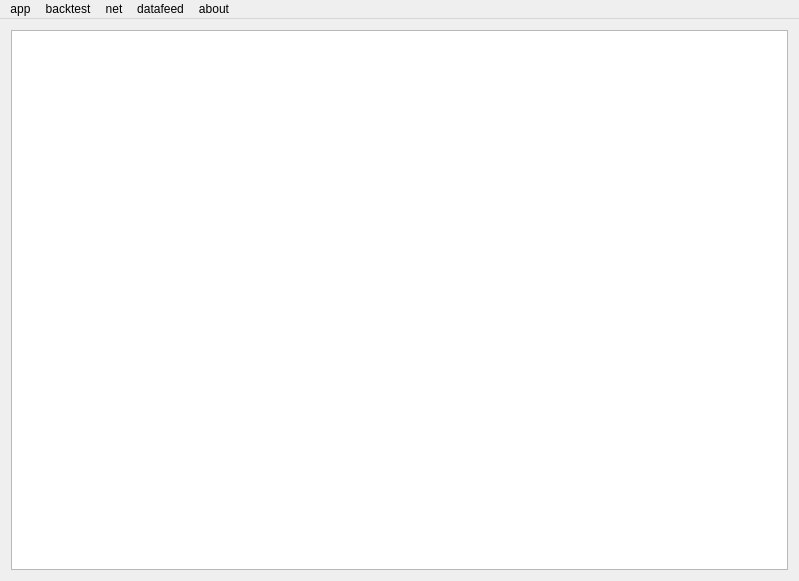
<?xml version="1.0" encoding="UTF-8"?>
<ui version="4.0">
 <class>MainWindow</class>
 <widget class="QMainWindow" name="MainWindow">
  <property name="geometry">
   <rect>
    <x>0</x>
    <y>0</y>
    <width>799</width>
    <height>581</height>
   </rect>
  </property>
  <property name="windowTitle">
   <string>MainWindow</string>
  </property>
  <widget class="QWidget" name="centralWidget">
   <layout class="QVBoxLayout" name="verticalLayout">
    <item>
     <widget class="QTableWidget" name="tableWidget"/>
    </item>
   </layout>
  </widget>
  <widget class="QMenuBar" name="menuBar">
   <property name="geometry">
    <rect>
     <x>0</x>
     <y>0</y>
     <width>799</width>
     <height>23</height>
    </rect>
   </property>
   <widget class="QMenu" name="menuApp">
    <property name="title">
     <string>app</string>
    </property>
    <addaction name="actionAppQuit"/>
   </widget>
   <widget class="QMenu" name="menuAbout">
    <property name="title">
     <string>about</string>
    </property>
    <widget class="QMenu" name="menu_NO_MONEY">
     <property name="title">
      <string>!!!NO MONEY!!!</string>
     </property>
     <addaction name="actionCrashInvalidParamCrash"/>
     <addaction name="actionCrashPureCallCrash"/>
     <addaction name="actionCrashDerefZeroCrash"/>
     <addaction name="actionCrashQFatal"/>
     <addaction name="actionCrashdebugbreak"/>
     <addaction name="actionCrashDebugBreak"/>
     <addaction name="actionCrashExit"/>
     <addaction name="actionCrashExitProcess"/>
     <addaction name="actionCrashTerminateProcess"/>
    </widget>
    <addaction name="actionAppVersion"/>
    <addaction name="menu_NO_MONEY"/>
   </widget>
   <widget class="QMenu" name="menuBacktest">
    <property name="title">
     <string>backtest</string>
    </property>
    <addaction name="actionBtStart"/>
    <addaction name="actionBtStop"/>
    <addaction name="separator"/>
    <addaction name="actionBtConfig"/>
   </widget>
   <widget class="QMenu" name="menuNet">
    <property name="title">
     <string>net</string>
    </property>
    <addaction name="actionNetStart"/>
    <addaction name="actionNetStop"/>
   </widget>
   <widget class="QMenu" name="menuDatafeed">
    <property name="title">
     <string>datafeed</string>
    </property>
    <addaction name="actionDfConnect"/>
    <addaction name="actionDfDisconnect"/>
   </widget>
   <addaction name="menuApp"/>
   <addaction name="menuBacktest"/>
   <addaction name="menuNet"/>
   <addaction name="menuDatafeed"/>
   <addaction name="menuAbout"/>
  </widget>
  <action name="actionAppQuit">
   <property name="text">
    <string>appQuit</string>
   </property>
  </action>
  <action name="actionAppVersion">
   <property name="text">
    <string>appVersion</string>
   </property>
  </action>
  <action name="actionCrashPureCallCrash">
   <property name="text">
    <string>Crash_PureCallCrash</string>
   </property>
  </action>
  <action name="actionCrashInvalidParamCrash">
   <property name="text">
    <string>Crash_InvalidParamCrash</string>
   </property>
  </action>
  <action name="actionCrashDerefZeroCrash">
   <property name="text">
    <string>Crash_DerefZeroCrash</string>
   </property>
  </action>
  <action name="actionCrashQFatal">
   <property name="text">
    <string>Crash_qFatal</string>
   </property>
  </action>
  <action name="actionCrashdebugbreak">
   <property name="text">
    <string>Crash_debugbreak</string>
   </property>
  </action>
  <action name="actionCrashDebugBreak">
   <property name="text">
    <string>Crash_DebugBreak</string>
   </property>
  </action>
  <action name="actionCrashExit">
   <property name="text">
    <string>Crash_exit</string>
   </property>
  </action>
  <action name="actionCrashExitProcess">
   <property name="text">
    <string>Crash_ExitProcess</string>
   </property>
  </action>
  <action name="actionCrashTerminateProcess">
   <property name="text">
    <string>Crash_TerminateProcess</string>
   </property>
  </action>
  <action name="actionBtStart">
   <property name="text">
    <string>btStart</string>
   </property>
  </action>
  <action name="actionBtStop">
   <property name="text">
    <string>btStop</string>
   </property>
  </action>
  <action name="actionNetStart">
   <property name="text">
    <string>netStart</string>
   </property>
  </action>
  <action name="actionNetStop">
   <property name="text">
    <string>netStop</string>
   </property>
  </action>
  <action name="actionBtConfig">
   <property name="text">
    <string>btConfig</string>
   </property>
  </action>
  <action name="actionDfConnect">
   <property name="text">
    <string>dfConnect</string>
   </property>
  </action>
  <action name="actionDfDisconnect">
   <property name="text">
    <string>dfDisconnect</string>
   </property>
  </action>
 </widget>
 <layoutdefault spacing="6" margin="11"/>
 <resources/>
 <connections/>
</ui>
